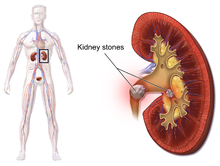
#> input picture assets/img/assn2/blausen_kidney_stones.png, 220 x 166 px
$ jupyter execute --allow-errors ASSN2_2020-07-30.ipynb   (older library calls are emulated)
#> lines starting #> are read from the running program, lines starting #| are printed output that depends on the picture
# **ASSIGNMENT #002**
# **Detecting Kidney Stone using Image Processing**

[cell 1]
import numpy as np
import matplotlib.pyplot as plt
import matplotlib.image as mpimg
import cv2 # OpenCV Library
from PIL import Image # Pillow Library

[cell 2]
ks_1 = Image.open('../assets/img/assn2/blausen_kidney_stones.png')
#> ks_1 is the input picture: PIL image 220x166 RGBA; mean R, G, B, A 225.5, 204.2, 199.9, 255
ks_2 = Image.open('../assets/img/assn2/kidney.jpg')
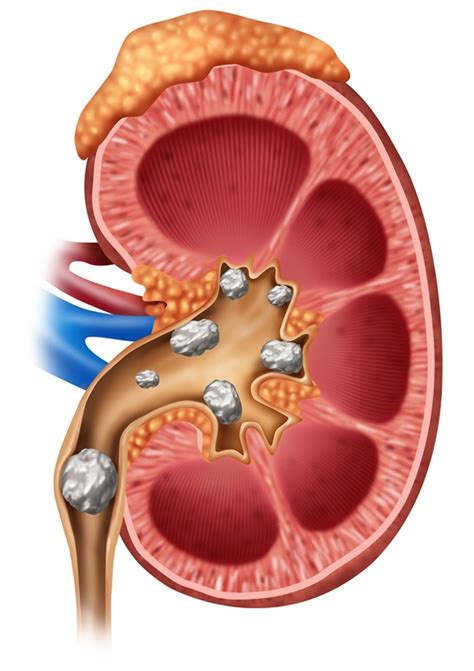
#> input picture assets/img/assn2/kidney.jpg, 474 x 671 px
#> ks_2 is the input picture: PIL image 474x671 RGB; mean R, G, B 214.5, 162.3, 155

ks_xray = Image.open("../assets/img/assn2/kstones_abdominal_x-ray.jpg")
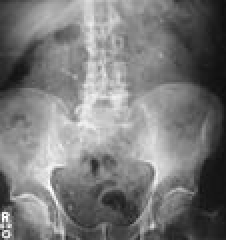
#> input picture assets/img/assn2/kstones_abdominal_x-ray.jpg, 113 x 120 px (shown 2 times larger)
#> ks_xray is the input picture: PIL image 113x120 L; min 12, max 255, mean 121.8
ks_3mm = Image.open('../assets/img/assn2/3mmstone.png')
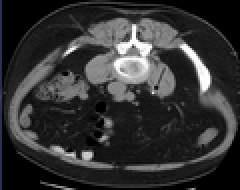
#> input picture assets/img/assn2/3mmstone.png, 120 x 95 px (shown 2 times larger)
#> ks_3mm is the input picture: PIL image 120x95 RGBA; mean R, G, B, A 50.7, 50.8, 51, 255
ks_ct = Image.open('../assets/img/assn2/ct_measurement.jpg')
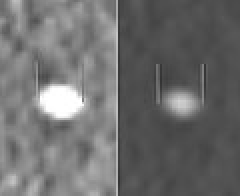
#> input picture assets/img/assn2/ct_measurement.jpg, 120 x 98 px (shown 2 times larger)
#> ks_ct is the input picture: PIL image 120x98 L; min 52, max 255, mean 109.7
ks_ultra = Image.open('../assets/img/assn2/ultrasonography_of_renal_stone.jpg')
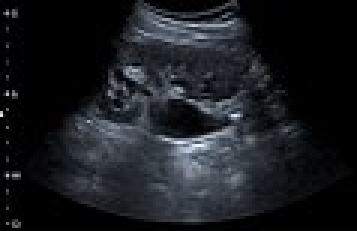
#> input picture assets/img/assn2/ultrasonography_of_renal_stone.jpg, 119 x 77 px (shown 3 times larger)
#> ks_ultra is the input picture: PIL image 119x77 RGB; mean R, G, B 25.8, 28, 32.2

[cell 3]
ks_xray.mode
#> Out = 'L'

[cell 4]
def show_fig(img1,title1,img2,title2):
    plt.figure(1,figsize=(10,10))
    plt.subplot(121)
    plt.imshow(img1,cmap='gray')
    plt.title(title1)
    #plt.xticks([]),plt.yticks([])

    plt.subplot(122)
    plt.imshow(img2,cmap='gray')
    plt.title(title2)
    #plt.xticks([]),plt.yticks([])
    plt.show()

# **Definition**

**Kidney stone disease**, also known as nephrolithiasis or urolithiasis, is when a solid piece of material (**[kidney stone](https://en.wikipedia.org/wiki/Calculus_(medicine))**) develops in the urinary tract. Kidney stones typically form in the kidney and leave the body in the urine stream. A small stone may pass without causing symptoms. If a stone grows to more than 5 millimeters (0.2 in), it can cause blockage of the ureter, resulting in severe pain in the lower back or abdomen. A stone may also result in blood in the urine, vomiting, or painful urination. About half of people who have had a kidney stone will have another within ten years. [Read more...](https://en.wikipedia.org/wiki/Kidney_stone_disease)

[cell 5]
show_fig(ks_1,"Illustration of Kidney Stones 1",ks_2,"Illustration of Kidney Stones 2")

# **Kidney Stone Medical Imaging Techniques**

Diagnosis of kidney stones is made on the basis of information obtained from the history, physical examination, urinalysis, and radiographic studies. Clinical diagnosis is usually made on the basis of the location and severity of the pain, which is typically colicky in nature (comes and goes in spasmodic waves). Pain in the back occurs when calculi produce an obstruction in the kidney. Physical examination may reveal fever and tenderness at the costovertebral angle on the affected side.

### **Helical CT Scan**

In people with a history of stones, those who are less than 50 years of age and are presenting with the symptoms of stones without any concerning signs do not require [helical CT scan](https://en.wikipedia.org/wiki/Helical_cone_beam_computed_tomography) imaging.

*Note: A **CT scan** is also **not** typically **recommended** in children.*

Otherwise a noncontrast helical CT scan with 5 millimeters (0.2 in) sections is the diagnostic method to use to detect kidney stones and confirm the diagnosis of kidney stone disease. Near all stones are detectable on CT scans with the exception of those composed of certain drug residues in the urine, such as from [indinavir](https://en.wikipedia.org/wiki/Indinavir). Calcium-containing stones are relatively [radiodense](https://en.wikipedia.org/wiki/Radiodensity), and they can often be detected by a traditional radiograph of the abdomen that includes the [kidneys, ureters, and bladder](https://en.wikipedia.org/wiki/Kidneys,_ureters,_and_bladder_x-ray) (KUB film) Some 60% of all renal stones are radiopaque. In general, calcium phosphate stones have the greatest density, followed by calcium oxalate and magnesium ammonium phosphate stones. Cystine calculi are only faintly radiodense, while [uric acid](https://en.wikipedia.org/wiki/Uric_acid) stones are usually entirely [radiolucent](https://en.wikipedia.org/wiki/Radiolucent).

### **Intravenous Pyelogram**

Where a CT scan is unavailable, an [intravenous pyelogram](https://en.wikipedia.org/wiki/Intravenous_pyelogram) may be performed to help confirm the diagnosis of urolithiasis. This involves intravenous injection of a contrast agent followed by a KUB film. [Uroliths](https://en.wikipedia.org/wiki/Urolith) present in the kidneys, ureters, or bladder may be better defined by the use of this [contrast agent](https://en.wikipedia.org/wiki/Radiocontrast). Stones can also be detected by a [retrograde pyelogram](https://en.wikipedia.org/wiki/Retrograde_pyelogram), where a similar contrast agent is injected directly into the distal ostium of the ureter (where the ureter terminates as it enters the bladder).

### **Ultrasonography**

[Renal ultrasonography](https://en.wikipedia.org/wiki/Renal_ultrasonography) can sometimes be useful, because it gives details about the presence of [hydronephrosis](https://en.wikipedia.org/wiki/Hydronephrosis), suggesting that the stone is blocking the outflow of urine. Radiolucent stones, which do not appear on KUB, may show up on ultrasound imaging studies. Other advantages of renal ultrasonography include its low cost and absence of [radiation exposure](https://en.wikipedia.org/wiki/Radiology). **Ultrasound imaging** is useful for detecting stones in situations where X-rays or CT scans are discouraged, such as in children or pregnant women. Despite these advantages, renal ultrasonography in 2009 was not considered a substitute for noncontrast helical CT scan in the initial diagnostic evaluation of urolithiasis. The main reason for this is that, compared with CT, renal ultrasonography more often fails to detect small stones (especially ureteral stones) and other serious disorders that could be causing the symptoms. A 2014 study confirmed that [ultrasonography](https://en.wikipedia.org/wiki/Ultrasonography) rather than CT as an initial diagnostic test results in less radiation exposure and did not find any significant complications.

[cell 6]
show_fig(ks_xray,"KUB Radiograph",ks_3mm,"Axial CT Scan")

[cell 7]
show_fig(ks_ct,"Measurement vs Skeletal CT Window",ks_ultra,"Renal Ultrasonograph")

# **Kidney Stone Detection in Ultrasound Images**

Kidney stone region of interest detection in ultrasound image is a challenging task due to **heterogeneous** texture and presence of speckle noise. **The ultrasound scanning is most frequently used tool to examine the patient for abnormities, especially presence of stone, in the kidney.** Automatic object detection in ultrasound images is burning research areas and the present research work is in the same direction. We have developed an application, which helps the medical practitioner to identify the stone region in the ultrasound image.

Ultrasound imaging is one of the available imaging techniques used for diagnosis of kidney abnormalities, which may be like change in shape and position and swelling of limb; there are also other Kidney abnormalities such as **formation of stones**, **cysts**, **blockage of urine**, **congenital anomalies**, and **cancerous cells**. During surgical processes it is vital to recognize the true and precise location of kidney stone. The detection of kidney stones using ultrasound imaging is a highly challenging task as they are of low contrast and contain speckle noise. This challenge is overcome by employing suitable image processing techniques.

The ultrasound image is first preprocessed to get rid of **speckle noise** using the image restoration process.

The restored image is smoothened using Gabor filter and the subsequent image is enhanced by **histogram equalization**.

The preprocessed image is achieved with level set segmentation to detect the stone region. Segmentation process is employed twice for getting better results; first to segment kidney portion and then to segment the stone portion, respectively. In this work, the level set segmentation uses two terms, namely, momentum and resilient propagation to detect the stone portion.

After segmentation, the extracted region of the kidney stone is given to Symlets, Biorthogonal, and Daubechies lifting scheme wavelet subbands to extract energy levels. These energy levels provide evidence about presence of stone, by comparing them with that of the normal energy levels.

# **Objective**

The main objective of this work is to detect the kidney stone from a digital ultrasound image of the kidney by performing various image processing techniques. But, the image produced by the ultrasound techniques is not suitable for further processing due to low contrast and the presence of speckle noise. Hence, the study also examined the effectiveness of various denoising techniques on the ultrasound image to enhance the quality of the image.Further, the enhanced ultrasound image is used to locate the exact position of the stone. The project is to develop an elementary and straightforward technique to find the stone in the kidney. This detection can be done in any available computer and hence anyone can check an ultrasound image for a  kidney stone and dissolve it in the starting stage. These techniques mainly help the doctor to further treat the patient based on the size and location of the stone.

# **Approach**

#### **Given Ultrasound Image Enhancement**

1. The first one we applied was **Frequency Domain** + **Gaussian Filter**. Here we had to divide the image into two plains real plain and complex plain and then apply the Gaussian Filter in both.

2. The second attempt was with **Gaussian Blur** + **Laplacian Filter**. We had to apply Gaussian Blur to make Laplacian filter less sensitive to noise.

3. On further studies, we found in some research papers that Ultrasounds give speckle noise. So, our third attempt was to replace **Gaussian Blur** with **Median Blur** as the latter is more effective for low-level noises like speckle noise, salt-and-pepper noise etc. followed by **Laplacian filter**.

4. In the application of the **Gabor filter**, the restored image is enriched with **optimal resolution** in both spatial and frequency domains (as stated in one of the research papers, whose link is given below). 2-D Gabor filter is easier to tune the direction and radial frequency bandwidth, and easier to tune centre frequency, so they can simultaneously get the best resolution in the spatial domain and frequency domain.

[cell 8]
ultrasound = cv2.imread('../assets/img/assn2/ultrasonography_of_renal_stone.jpg',0)
#> ultrasound: shape (77, 119); min 0, max 247, mean 27.8
ultra_img1 = cv2.imread('../assets/img/assn2/ultrasounds/image1.jpg',0)
ultra_img2 = cv2.imread('../assets/img/assn2/ultrasounds/image2.jpg',0)
ultra_img3 = cv2.imread('../assets/img/assn2/ultrasounds/image3.jpg',0)
ultra_img4 = cv2.imread('../assets/img/assn2/ultrasounds/image4.jpg',0)

[cell 9]
def get_filters():
    filters = list()
    ker_size = 31
    for alpha in np.arange(0, np.pi, np.pi / 32):
        params = {'ksize':(ker_size,ker_size),'sigma':0.0225,'theta':alpha,
              'lambd':15.0,'gamma':0.01,'psi':0,'ktype':cv2.CV_32F}
        kernel = cv2.getGaborKernel(**params)
        kernel /= 1.5*kernel.sum()
        filters.append((kernel, params))
    return filters

[cell 10]
def process_image(img,filters):
    acc = np.zeros_like(img)
    for k, p in filters:
        filtered_img = cv2.filter2D(img, cv2.CV_8UC3, k)
        np.maximum(acc, filtered_img, acc)
    return acc

[cell 11]
filters = get_filters()
fimg = process_image(ultrasound,filters)
#> after the loop in process_image, `for k, p in filters:`:
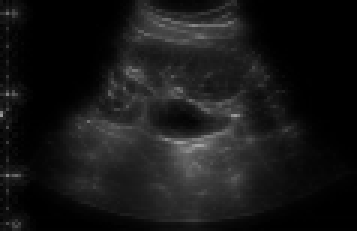
#> acc: shape (77, 119) (shown 3 times larger); min 0, max 165, mean 23
show_fig(ultrasound,"Ultrasonograph of Renal Stone",fimg,"Filtered Ultrasonograph")

#### **Histogram Equalization**

It is a technique for adjusting image intensities to enhance contrast. It assigns the intensity values of pixels in the input image such that the output image contains a uniform distribution of intensities. It improves contrast and obtains a uniform histogram. This technique can be used on a whole image or just on a part of an image. This process leads to an increase in contrast of the shadow of the stone and the stone itself. Thus, it became more visible.

[cell 12]
def histo_eq(img):
    return cv2.equalizeHist(img)

def gabor_filter(img):
    filters = get_filters()
    return process_image(img,filters)

def lapacian(img,param):
    lap = cv2.Laplacian(img,cv2.CV_64F)
    sharp = img - param*lap
    sharp = np.uint8(cv2.normalize(sharp, None, 0 , 255, cv2.NORM_MINMAX))
    return sharp

[cell 13]
lap = lapacian(ultrasound,0.239)
#> in lapacian, `lap = cv2.Laplacian(img,cv2.CV_64F)`:
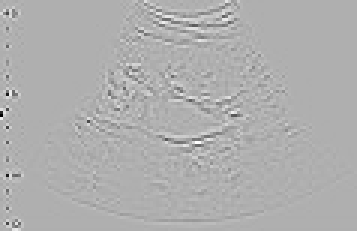
#> lap: shape (77, 119) float64 (shown 3 times larger); min -672, max 305, mean 0; drawn with min black and max white
#> in lapacian, `sharp = img - param*lap`:
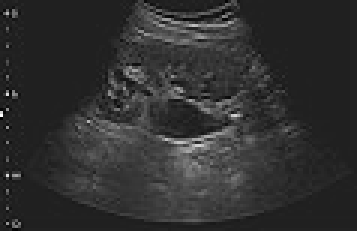
#> sharp: shape (77, 119) float64 (shown 3 times larger); min -57.36, max 388.6, mean 27.8; drawn with min black and max white
fimg = histo_eq(fimg)
#> in histo_eq, `return cv2.equalizeHist(img)`:
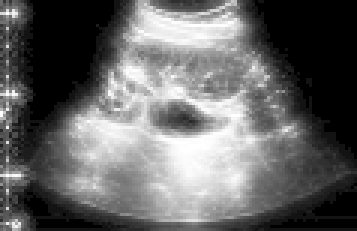
#> returned value: shape (77, 119) (shown 3 times larger); min 0, max 255, mean 101
show_fig(lap,"Lapacian Ultrasonograph",fimg,"Gabor Filtered Ultrasonograph")

#### **Ultrasound Image Segmentation**

It partitions an image into distinct regions containing each pixel with similar attributes. To be meaningful and useful for image analysis and interpretation, the regions should strongly relate to depicted objects or features of interest. Meaningful segmentation is the first step from low-level image processing transforming a greyscale or colour image into one or more other images to high-level image description in terms of features, objects, and scenes. Hereby performing this, we needed to partition our stone from the rest of the image. The type of Image Segmentation used here is **Watersheds**. Here we divide the image into peaks (high intensity) and valleys (low intensity). We fill the valleys (points of minima or background) with water of different colours (labels). As the water rises, depending on the peaks(gradients) nearby, water from different valleys, obviously with different colours will start to merge. To avoid this, we need to build barriers in the area where the water is mixing. Also, we continue the process of filling water until all the peaks are under water. The barriers, thus, created are the result of image segmentation. Now, the shadow gets separated from the stone giving a clear image of the stone.

[cell 14]
def watershed(img,path):
    ret, thresh = cv2.threshold(img,0,255,cv2.THRESH_BINARY+cv2.THRESH_OTSU)
    kernel = np.ones((3,3),np.uint8)
    opening = cv2.morphologyEx(thresh,cv2.MORPH_OPEN,kernel, iterations = 2) # noise removal
    bg = cv2.dilate(opening,kernel,iterations=3) # finding background
    dist_trans = cv2.distanceTransform(opening,cv2.DIST_L2,5)
    ret, fg = cv2.threshold(dist_trans,0.23*dist_trans.max(),255,0) # finding foreground
    fg = np.uint8(fg)
    unknown = cv2.subtract(bg,fg) # unknown region

    ret, markers = cv2.connectedComponents(fg)
    markers += 1
    markers[unknown==255] = 0 # mark unknown region with zero
    img2 = cv2.imread(path)
    img2 = cv2.medianBlur(img2,5)
    markers = cv2.watershed(img2,markers)
    img2[markers == -1] = [215,0,0]
    return img2

#> (a cell that did not finish here is left out)

#> the loop in get_filters (call 2), `for alpha in np.arange(0, np.pi, np.pi / 32):` made 32 passes
#> alpha on passes 2 to 13: 0.0982, 0.196, 0.295, 0.393, 0.491, 0.589, 0.687, 0.785, 0.884, 0.982, 1.08, 1.18
#> pass 2, in get_filters (call 2), `kernel /= 1.5*kernel.sum()`:
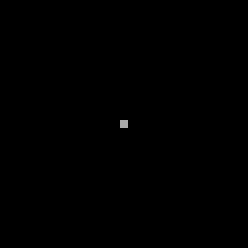
#> kernel: shape (31, 31) float32 (shown 8 times larger); min 0, max 0.667, mean 0.000694
#> after the loop in get_filters (call 2), `for alpha in np.arange(0, np.pi, np.pi / 32):`: filters = 32 items
#> the loop in process_image, `for k, p in filters:` made 1 pass
fimg2 = histo_eq(fimg2)
seg_img = watershed(fimg2,'../assets/img/assn2/ultrasounds/image2.jpg')
show_fig(fimg2,"Filtered",seg_img,'Marked')

#> (a cell that did not finish here is left out)

#> the loop in process_image (call 2), `for k, p in filters:` made 1 pass
seg_img = watershed(fimg4,'../assets/img/assn2/ultrasounds/image4.jpg')
show_fig(fimg4,"Filtered",seg_img,'Marked')

#> (a cell that did not finish here is left out)
